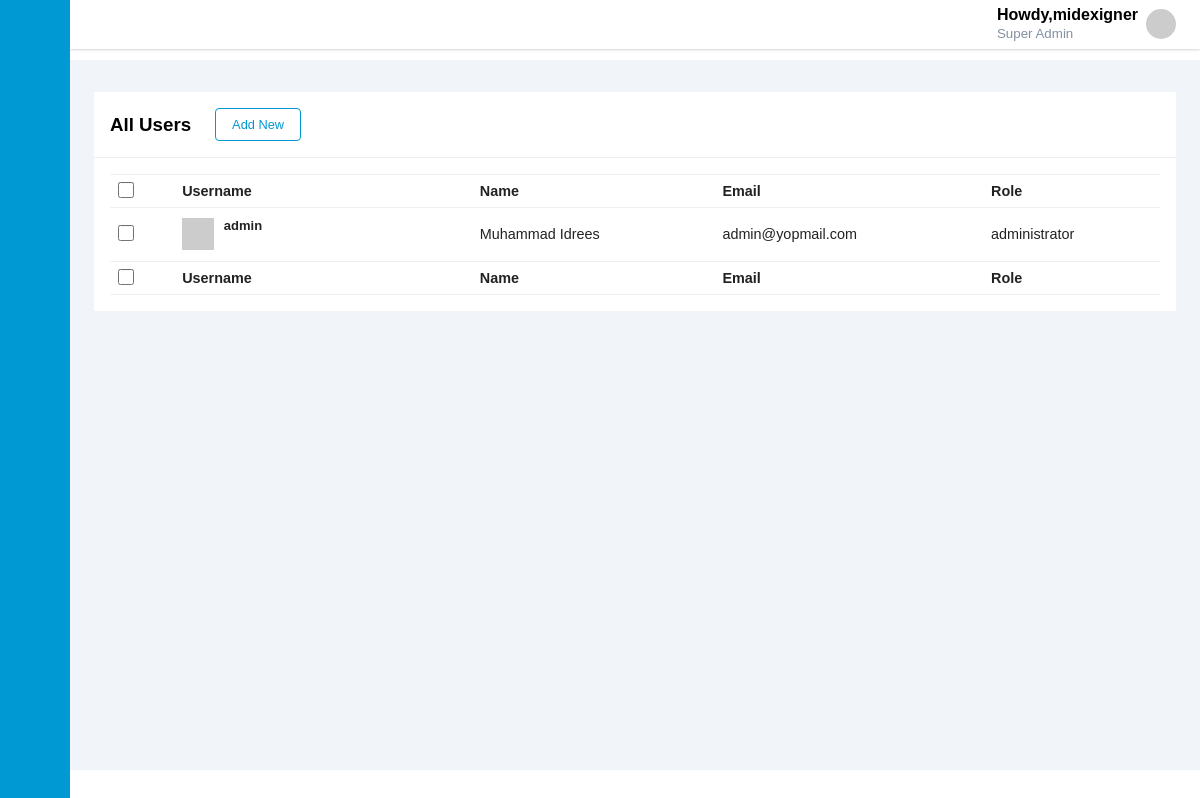
/admin/users (signed in), run on an earlier commit of the app's database.
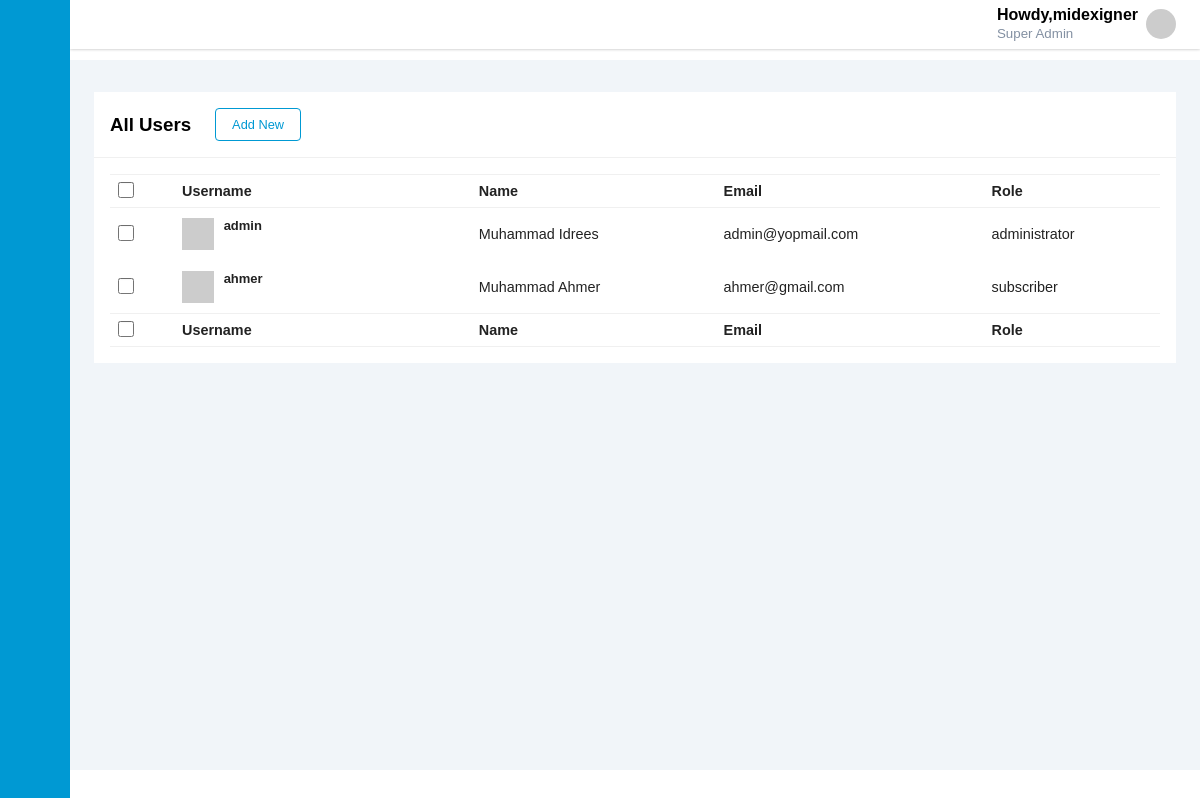
And on a later commit of the database.
### tables this page shows
CREATE TABLE `users` (
  `ID` int(11) NOT NULL,
  `user_login` varchar(60) NOT NULL,
  `user_pass` varchar(255) NOT NULL,
  `user_nicename` varchar(50) NOT NULL,
  `user_email` varchar(100) NOT NULL,
  `user_image` varchar(100) NOT NULL,
  `user_registered` datetime NOT NULL DEFAULT current_timestamp(),
  `user_status` int(11) NOT NULL DEFAULT 1,
  `display_name` varchar(250) NOT NULL
);

CREATE TABLE `usermeta` (
  `umeta_id` int(11) NOT NULL,
  `user_id` int(11) NOT NULL,
  `meta_key` varchar(255) NOT NULL,
  `meta_value` longtext NOT NULL
);

### inc/constant.php (called while the page is built, shortened)
<?php
$page_name = htmlspecialchars(basename($_SERVER["PHP_SELF"], '.php'), ENT_QUOTES, "utf-8");

### inc/functions.php (called while the page is built, shortened)
<?php
function get_user_meta($id,$key){
global $db;
$sql = 'SELECT meta_value FROM usermeta WHERE user_id =:id AND meta_key =:key';
$statement = $db->prepare($sql);
$statement->execute([':id'=>$id,':key'=>$key]);
return $statement->fetch()['meta_value'];
}

### admin/users.php (the view, shortened to what this page needs)
<?php require_once "common/head.php"; ?>
   <?php require_once "common/sidebar.php"; ?>
   <?php require_once "common/header.php"; ?>
        <div class="card">
<div class="card-header page-header">
<h3>All Users</h3>
<a href="user-new" class="btn-outline">Add New</a>
</div>
  <div class="card-body">
  <table>
    <thead>
      <tr>
        <td><input id="cb-select-all-1" type="checkbox"></td>
        <td>Username</td>
        <td>Name</td>
        <td>Email</td>
        <td>Role</td>
      </tr>
    </thead>
    <tfoot>
      <tr>
      <td><input id="cb-select-all-2" type="checkbox"></td>
        <td>Username</td>
        <td>Name</td>
        <td>Email</td>
        <td>Role</td>
      </tr>
    </tfoot>
    <tbody>
<?php
$sql = 'SELECT * FROM users';
$statement = $db->prepare($sql);
$statement->execute();
$users = $statement->fetchAll(PDO::FETCH_OBJ);
foreach($users as $user):
  $name = get_user_meta($user->ID,"first_name").' '.get_user_meta($user->ID,"last_name");
  $role = get_user_meta($user->ID,"capabilities");
?>
      <tr>
        <td><input type="checkbox" name="users[]" id="user_1" class="administrator" value="1"></td>
        <td class="username">
         <div> <img src="https://randomuser.me/api/portraits/women/50.jpg" width="32" height="32" alt="1">
         <div>
         <strong><?php echo $user->user_login; ?></strong>
         </div>
        </div>
        </td>
        <td><?php echo $name; ?></td>
        <td><?php echo $user->user_email; ?></td>
        <td><?php echo $role; ?></td>
      </tr>
      <?php endforeach;  ?>
    </tbody>
  </table>
  </div>
</div>
<?php require_once "common/footer.php"; ?>
 <?php require_once "common/foot.php"; ?>

### admin/common/head.php (shortened to what this page needs)
<!DOCTYPE html>
<html lang="en">
<head>
    <link rel="stylesheet" href="https://maxst.icons8.com/vue-static/landings/line-awesome/line-awesome/1.3.0/css/line-awesome.min.css">
    <link rel="stylesheet" href="assets/css/style.css">
</head>
<body>
<div id="miwrap">

### admin/common/sidebar.php (shortened to what this page needs)
<div class="sidebar">
    <div class="sidebar-brand">
        <h2><span class="lab la-mix"></span> <span>MI Admin</span></h2>
    </div>
    <div class="sidebar-menu">
        <ul>
            <li class="<?php echo ($page_name==='index'?'active':''); ?>"><a href="<?php echo ADMIN_URL; ?>"><span class="las la-igloo"></span> <span>Dashboard</span></a>
            </li>
            <li class="menu-dropdown "><a href="<?php echo ADMIN_URL; ?>edit"><span class="las la-thumbtack"></span> <span>Posts</span></a>
            </li>
            <li class="menu-dropdown"><a href="<?php echo ADMIN_URL; ?>edit?post_type=page"><span class="lar la-file"></span> <span>Pages</span></a>
            </li>
              <li><a href="<?php echo ADMIN_URL; ?>"><span class="lar la-envelope"></span> <span>Contact</span></a></li>
            <li class="menu-dropdown"><a href="<?php echo ADMIN_URL; ?>"><span class="las la-store-alt"></span> <span>Store</span></a>
            </li>
            <li class="menu-dropdown"><a href="<?php echo ADMIN_URL; ?>edit?post_type=product"><span class="las la-shopping-bag"></span> <span>Products</span></a>
            </li>
            <li class="menu-dropdown">
               <a href="<?php echo ADMIN_URL; ?>users"><span class="las la-user"></span> <span>Users</span></a>
            </li>
            <li class="menu-dropdown">
               <a href="<?php echo ADMIN_URL; ?>options-general"><span class="las la-cog"></span> <span>Settings</span></a></li>
        </ul>
    </div>
</div>

### admin/common/header.php (shortened to what this page needs)
<div class="main-content">
     <header>
         <h2>
             <label for="nav-toggle">
                 <span class="las la-bars"></span>
             </label>
         </h2>
         <div class="user-wrapper menu-dropdown">
           <div>
                <div>
                 <h4>Howdy,midexigner</h4>
                 <small>Super Admin</small>
             </div>
             <img src="https://randomuser.me/api/portraits/women/50.jpg" width="30px" height="30px" alt="">
           </div>
         </div>
     </header>
     <main>

### admin/common/footer.php
</main>
 </div>

### admin/common/foot.php (shortened to what this page needs)
</div>
</body>
</html>

### admin/assets/css/style.css (style rules this page uses)
:root { --main-color:#0099d3; --color-dark:#1d2231; --text-grey:#8390a2; }
* { padding: 0; margin: 0; box-sizing: border-box; list-style-type: none; text-decoration: none; font-family: 'Poppins',sans-serif; }
a { color: var(--main-color); }
#miwrap { height: auto; min-height: 100%; width: 100%; position: relative; -webkit-font-smoothing: subpixel-antialiased; }
.sidebar { width:160px; position: fixed; top:0px; left: 0px; height: 100%; background-color: var(--main-color); z-index: 100; transition: all .2s ease-in-out; z-index: 9990; }
.sidebar-brand { height: 50px; padding: 0.5rem 0 0.5rem .5rem; color: #fff; }
.sidebar-menu ul { position: relative; }
.sidebar-menu li { width: 100%; margin-bottom: .1rem; padding-left: .5rem; position: relative; }
.sidebar-menu ul.submenu a, .sidebar-menu a { display: flex; align-items: center; color: #fff; font-size: .8rem; line-height: .8rem; padding-left: .5rem; padding-top: .4rem; padding-bottom: .4rem; transition: all 300ms linear; position: relative; }
.sidebar-menu ul li.menu-dropdown > a:after { right: 0; border: solid 8px transparent; content: " "; height: 0; width: 0; position: absolute; pointer-events: none; border-right-color: var(--main-color); top: 50%; margin-top: -8px; }
.main-content { margin-left: 160px; }
header { display: flex; justify-content: space-between; align-items: center; padding: .4rem 1rem; box-shadow: 0px 0px 3px rgba(0, 0, 0, 0.3); position: fixed; left:160px; width: calc(100% - 160px); top:0px; z-index: 100; transition: all .2s ease-in-out; background-color: #fff; }
header h2 { color: #555; }
header label span { font-size: 1.7rem; padding-right: 1rem; }
.user-wrapper { display: grid; align-items: center; position: relative; }
.user-wrapper img { border-radius: 50%; margin-left: .5rem; margin-right: .5rem; }
.user-wrapper > div { display: flex; align-items: center; }
.user-wrapper h4 { margin-bottom: 0rem; }
.user-wrapper small { display: inline-block; color: var(--text-grey); margin-top: -3px !important; }
main { margin-top: 60px; padding: 2rem 1.5rem; background-color: #f1f5f9; min-height: calc(100vh - 90px); transition: all .2s ease-in-out; }
table { border-collapse: collapse; width: 100%; }
tfoot tr, thead tr { border-top: 1px solid #f0f0f0; border-bottom: 1px solid #f0f0f0; }
tfoot td, thead td { font-weight: 700; }
table td { padding: 0.5rem; font-size: .9rem; color: #222; }
table td strong { font-size: 13px; line-height: 1.5em; }
table td.username > div { display: flex; align-items: center; }
table td.username img { margin-right: 0.6rem }
.card { background-color: #fff; }
.card-header, .card-body { padding: 1rem; }
.card-header { display: flex; justify-content: space-between; align-items: center; border-bottom: 1px solid #f0f0f0; }
.page-header { justify-content: unset; }
.page-header > h3 { margin-right: 1.5rem; }
input[type=checkbox], input[type=radio] { border: 1px solid #8c8f94; border-radius: 4px; background: #fff; color: #50575e; clear: none; cursor: pointer; display: inline-block; line-height: 0; height: 1rem; margin: -0.25rem 0.25rem 0 0; outline: 0; padding: 0!important; text-align: center; vertical-align: middle; width: 1rem; min-width: 1rem; box-shadow: inset 0 1px 2px rgb(0 0 0 / 10%); transition: .05s border-color ease-in-out; }
@media only screen and (max-width: 1200px) { .sidebar { width: 70px; } }
@media only screen and (max-width: 1200px) { .sidebar .sidebar-brand, .sidebar li { padding-left: 1rem; text-align: center; } }
@media only screen and (max-width: 1200px) { .sidebar li a { padding-left: 0rem; } }
@media only screen and (max-width: 1200px) { .main-content { margin-left: 70px; } }
@media only screen and (max-width: 1200px) { .main-content header { width: calc(100% - 70px); left: 70px; } }
.btn-outline { background-color: transparent; border-radius: 4px; color: var(--main-color); font-size: 0.8rem; padding: 0.5rem 1rem; border: 1px solid var(--main-color); cursor: pointer; }

What changed in the data, as far as the page shows it:
added users: user_login "ahmer", name "Muhammad Ahmer", user_email "ahmer@gmail.com", ID.meta_value "subscriber"
